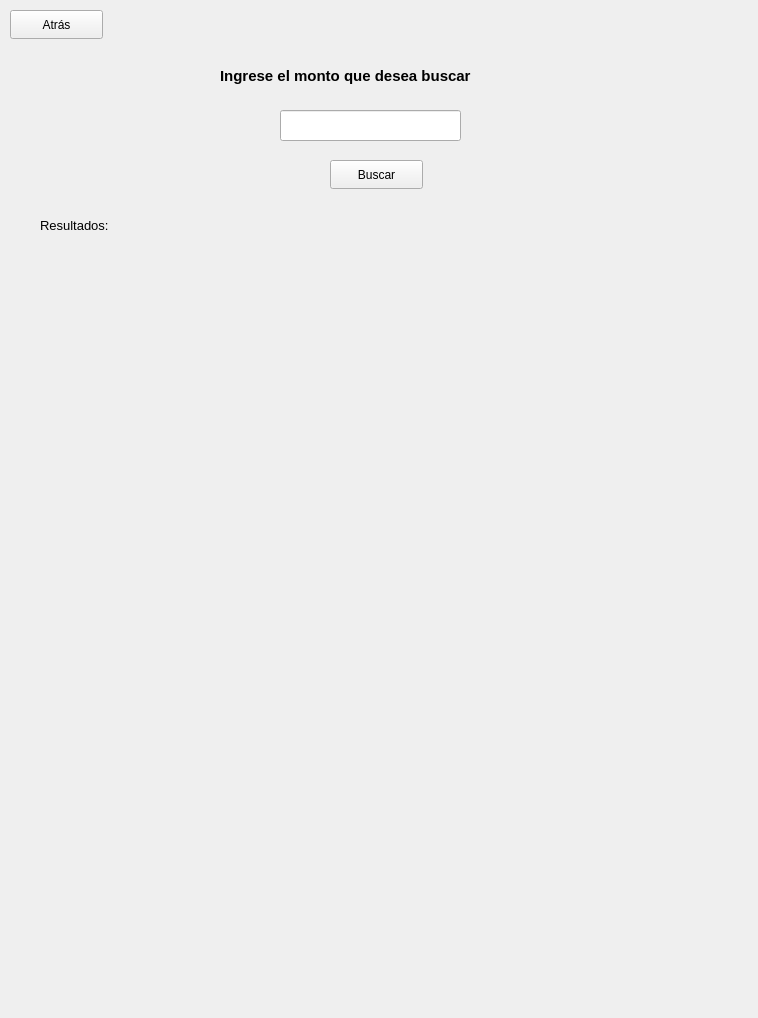
<?xml version="1.0" encoding="UTF-8"?>
<ui version="4.0">
 <class>busquedaMonto</class>
 <widget class="QWidget" name="busquedaMonto">
  <property name="geometry">
   <rect>
    <x>0</x>
    <y>0</y>
    <width>758</width>
    <height>1018</height>
   </rect>
  </property>
  <property name="windowTitle">
   <string>Form</string>
  </property>
  <widget class="QLabel" name="label">
   <property name="geometry">
    <rect>
     <x>220</x>
     <y>60</y>
     <width>301</width>
     <height>31</height>
    </rect>
   </property>
   <property name="font">
    <font>
     <pointsize>11</pointsize>
     <bold>true</bold>
    </font>
   </property>
   <property name="text">
    <string>Ingrese el monto que desea buscar</string>
   </property>
  </widget>
  <widget class="QLabel" name="label_2">
   <property name="geometry">
    <rect>
     <x>40</x>
     <y>210</y>
     <width>101</width>
     <height>31</height>
    </rect>
   </property>
   <property name="font">
    <font>
     <pointsize>10</pointsize>
    </font>
   </property>
   <property name="text">
    <string>Resultados:</string>
   </property>
  </widget>
  <widget class="QLabel" name="resultados">
   <property name="geometry">
    <rect>
     <x>50</x>
     <y>290</y>
     <width>671</width>
     <height>711</height>
    </rect>
   </property>
   <property name="text">
    <string/>
   </property>
   <property name="alignment">
    <set>Qt::AlignHCenter|Qt::AlignTop</set>
   </property>
  </widget>
  <widget class="QLineEdit" name="respuesta">
   <property name="geometry">
    <rect>
     <x>280</x>
     <y>110</y>
     <width>181</width>
     <height>31</height>
    </rect>
   </property>
  </widget>
  <widget class="QPushButton" name="bton_atras">
   <property name="geometry">
    <rect>
     <x>10</x>
     <y>10</y>
     <width>93</width>
     <height>29</height>
    </rect>
   </property>
   <property name="text">
    <string>Atrás</string>
   </property>
  </widget>
  <widget class="QPushButton" name="btn_buscar">
   <property name="geometry">
    <rect>
     <x>330</x>
     <y>160</y>
     <width>93</width>
     <height>29</height>
    </rect>
   </property>
   <property name="text">
    <string>Buscar</string>
   </property>
  </widget>
 </widget>
 <resources/>
 <connections/>
</ui>
